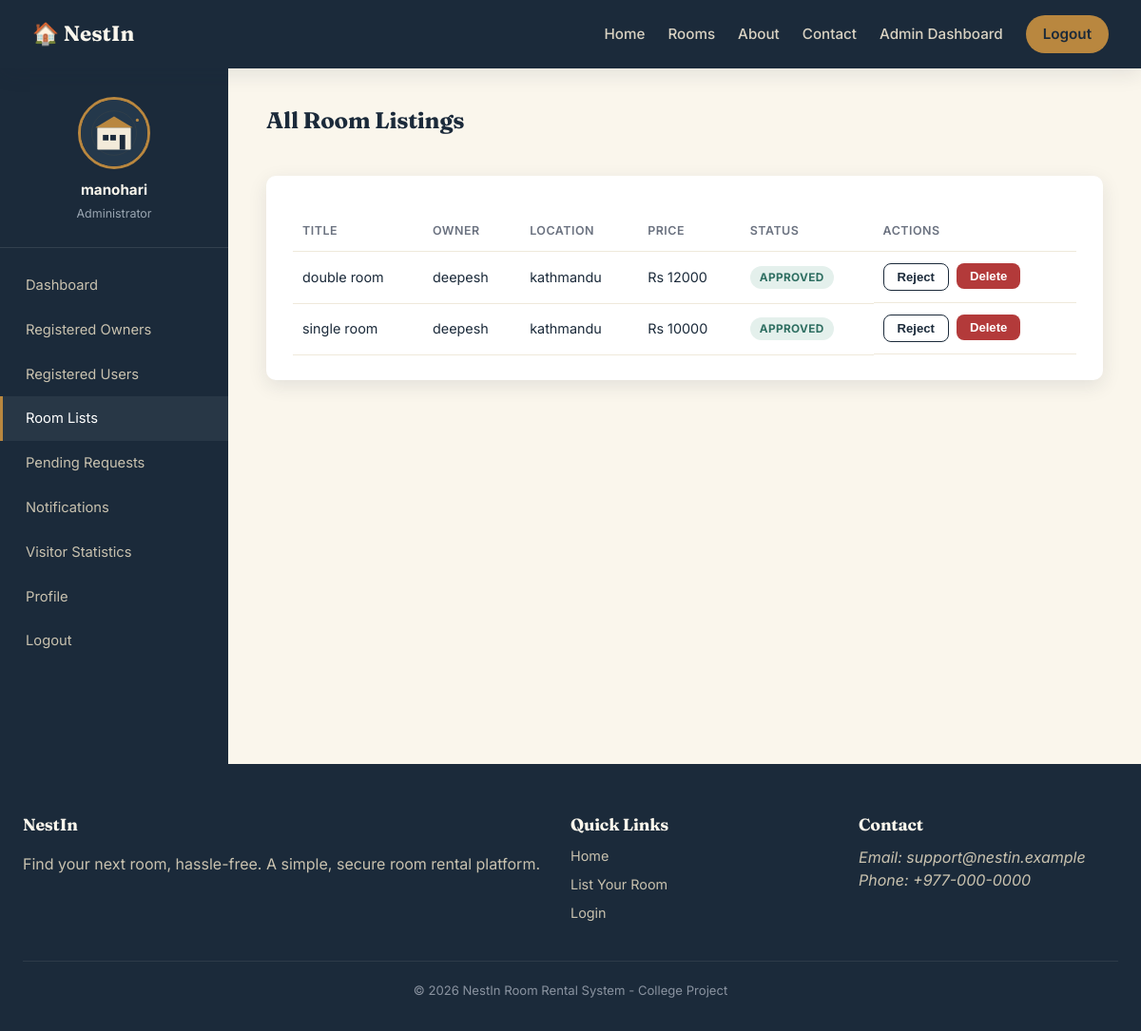
The page /admin/rooms (signed in) on the database its author committed.
### models/user.py (models this page shows, shortened)
class User(UserMixin, db.Model):
    __tablename__ = "users"
    id = db.Column(db.Integer, primary_key=True)
    role = db.Column(db.String(20), nullable=False, default="owner")  # 'admin' or 'owner'
    full_name = db.Column(db.String(120), nullable=False)
    email = db.Column(db.String(150), unique=True, nullable=False)
    username = db.Column(db.String(80), unique=True, nullable=False)
    password_hash = db.Column(db.String(255), nullable=False)
    phone = db.Column(db.String(20))
    location = db.Column(db.String(150))
    house_number = db.Column(db.String(50))
    profile_pic = db.Column(db.String(255), default="default.svg")
    status = db.Column(db.String(20), default="approved")  # 'pending', 'approved', 'rejected'
    created_at = db.Column(db.DateTime, default=datetime.utcnow)
    rooms = db.relationship("Room", backref="owner", lazy=True, cascade="all, delete-orphan")
    @property
    def is_admin(self):
        return self.role == "admin"

### models/room.py (models this page shows, shortened)
class Room(db.Model):
    __tablename__ = "rooms"
    id = db.Column(db.Integer, primary_key=True)
    owner_id = db.Column(db.Integer, db.ForeignKey("users.id"), nullable=False)
    title = db.Column(db.String(150), nullable=False)
    description = db.Column(db.Text, nullable=False)
    price = db.Column(db.Float, nullable=False)
    location = db.Column(db.String(150), nullable=False)
    is_available = db.Column(db.Boolean, default=True)
    status = db.Column(db.String(20), default="pending")  # 'pending', 'approved', 'rejected'
    created_at = db.Column(db.DateTime, default=datetime.utcnow)
    images = db.relationship("RoomImage", backref="room", lazy=True, cascade="all, delete-orphan")
    bookings = db.relationship("Booking", backref="room", lazy=True, cascade="all, delete-orphan")

### routes/admin.py (the view)
@admin_bp.route("/rooms")
@login_required
@admin_required
def rooms():
    room_list = Room.query.order_by(Room.created_at.desc()).all()
    return render_template("admin/rooms.html", rooms=room_list)

### routes/admin.py (called while the page is built)
def admin_required(view_func):
    @wraps(view_func)
    def wrapped(*args, **kwargs):
        if not current_user.is_authenticated or not current_user.is_admin:
            flash("Admin access required.", "danger")
            return redirect(url_for("auth.login"))
        return view_func(*args, **kwargs)
    return wrapped

### routes/public.py (called while the page is built)
@public_bp.before_app_request
def track_visitor():
    if request.endpoint in ("public.home",):
        log_visit()

### templates/admin/rooms.html (shortened to what this page needs)
{% extends "admin/_layout.html" %}
{% set active_page = "rooms" %}
{% block dash_content %}
<div class="dash-header"><h2>All Room Listings</h2></div>
<div class="panel">
    {% if rooms %}
    <table>
        <thead><tr><th>Title</th><th>Owner</th><th>Location</th><th>Price</th><th>Status</th><th>Actions</th></tr></thead>
        <tbody>
        {% for room in rooms %}
            <tr>
                <td>{{ room.title }}</td>
                <td>{{ room.owner.full_name }}</td>
                <td>{{ room.location }}</td>
                <td>Rs {{ "%.0f"|format(room.price) }}</td>
                <td><span class="badge-status badge-{{ room.status }}">{{ room.status }}</span></td>
                <td class="table-actions">
                    {% if room.status != "rejected" %}
                    <form method="post" action="{{ url_for('admin.reject_room', room_id=room.id) }}">
                        <button type="submit" class="btn btn-sm btn-outline">Reject</button>
                    </form>
                    {% endif %}
                    <form method="post" action="{{ url_for('admin.delete_room', room_id=room.id) }}" onsubmit="return confirm('Delete this room listing?');">
                        <button type="submit" class="btn btn-sm btn-danger">Delete</button>
                    </form>
                </td>
            </tr>
        {% endfor %}
        </tbody>
    </table>
    {% else %}
    <p>No rooms have been listed yet.</p>
    {% endif %}
</div>
{% endblock %}

### templates/admin/_layout.html
{% extends "base.html" %}
{% block content %}
<div class="dash-wrap">
    <aside class="dash-sidebar">
        <div class="dash-profile">
            <img src="{{ url_for('static', filename='images/placeholder_about.svg') }}" class="avatar-circle" alt="Admin">
            <strong>{{ current_user.full_name }}</strong>
            <span>Administrator</span>
        </div>
        <nav class="dash-nav">
            <a href="{{ url_for('admin.dashboard') }}" class="{{ 'active' if active_page == 'dashboard' }}">Dashboard</a>
            <a href="{{ url_for('admin.owners') }}" class="{{ 'active' if active_page == 'owners' }}">Registered Owners</a>
            <a href="{{ url_for('admin.users') }}" class="{{ 'active' if active_page == 'users' }}">Registered Users</a>
            <a href="{{ url_for('admin.rooms') }}" class="{{ 'active' if active_page == 'rooms' }}">Room Lists</a>
            <a href="{{ url_for('admin.pending') }}" class="{{ 'active' if active_page == 'pending' }}">Pending Requests</a>
            <a href="{{ url_for('admin.notifications') }}" class="{{ 'active' if active_page == 'notifications' }}">
                Notifications {% if unread_notifications %}<span class="badge">{{ unread_notifications }}</span>{% endif %}
            </a>
            <a href="{{ url_for('admin.visitors') }}" class="{{ 'active' if active_page == 'visitors' }}">Visitor Statistics</a>
            <a href="{{ url_for('admin.profile') }}" class="{{ 'active' if active_page == 'profile' }}">Profile</a>
            <a href="{{ url_for('auth.logout') }}">Logout</a>
        </nav>
    </aside>
    <div class="dash-content">
        {% block dash_content %}{% endblock %}
    </div>
</div>
{% endblock %}

### static/css/style.css (style rules this page uses)
:root { --ink: #1B2A3A; --ink-soft: #2C3E52; --sand: #F3EBDA; --sand-light: #FAF6EC; --brass: #B9873F; --brass-dark: #96692C; --teal: #2F6F62; --danger: #B33A3A; --success: #2F6F62; --warning: #B9873F; --info: #3A6EA5; --white: #FFFFFF; --radius: 10px; --shadow: 0 6px 20px rgba(27, 42, 58, 0.10); --shadow-lg: 0 14px 40px rgba(27, 42, 58, 0.18); }
* { box-sizing: border-box; }
body { margin: 0; font-family: 'Inter', sans-serif; color: var(--ink); background: var(--sand-light); line-height: 1.55; }
h1, h2, h3, h4 { font-family: 'Fraunces', serif; color: var(--ink); margin: 0 0 0.5em 0; letter-spacing: -0.01em; }
a { color: inherit; text-decoration: none; }
img { max-width: 100%; display: block; }
.btn { display: inline-block; padding: 10px 20px; border-radius: 8px; font-weight: 600; font-size: 0.9rem; border: none; cursor: pointer; text-align: center; transition: opacity 0.15s ease; }
.btn-outline { background: transparent; border: 1.5px solid var(--ink); color: var(--ink); }
.btn-danger { background: var(--danger); color: var(--white); }
.btn-sm { padding: 6px 14px; font-size: 0.82rem; }
.dash-wrap { display: grid; grid-template-columns: 240px 1fr; min-height: calc(100vh - 68px); }
.dash-sidebar { background: var(--ink); color: var(--sand-light); padding: 30px 0; }
.dash-profile { text-align: center; padding: 0 20px 24px; border-bottom: 1px solid rgba(255,255,255,0.1); margin-bottom: 16px; }
.avatar-circle { width: 76px; height: 76px; border-radius: 50%; object-fit: cover; margin: 0 auto 10px; border: 3px solid var(--brass); }
.dash-profile strong { display: block; font-size: 0.95rem; }
.dash-profile span { font-size: 0.78rem; color: #9AA6B2; }
.dash-nav a { display: flex; align-items: center; justify-content: space-between; padding: 12px 24px; font-size: 0.92rem; color: #C9C2AF; border-left: 3px solid transparent; }
.dash-nav a:hover, .dash-nav a.active { background: rgba(255,255,255,0.06); color: var(--white); border-left-color: var(--brass); }
.badge-status { display: inline-block; padding: 3px 10px; border-radius: 999px; font-size: 0.74rem; font-weight: 700; text-transform: uppercase; letter-spacing: 0.03em; }
.badge-approved { background: #E4F0EC; color: var(--teal); }
.dash-content { padding: 36px 40px; }
.dash-header { display: flex; justify-content: space-between; align-items: center; margin-bottom: 28px; }
.panel { background: var(--white); border-radius: var(--radius); box-shadow: var(--shadow); padding: 26px 28px; margin-bottom: 28px; }
table { width: 100%; border-collapse: collapse; margin-top: 10px; }
th, td { text-align: left; padding: 12px 10px; font-size: 0.9rem; border-bottom: 1px solid #EFE9DB; }
th { color: #6B7280; font-weight: 600; font-size: 0.78rem; text-transform: uppercase; letter-spacing: 0.04em; }
.table-actions { display: flex; gap: 8px; }

### rows shown on the page
User: full_name "manohari"
Room: title "double room", owner.full_name "deepesh", location "kathmandu", price "12000", status "APPROVED"
Room: title "single room", owner.full_name "deepesh", location "kathmandu", price "10000", status "APPROVED"
